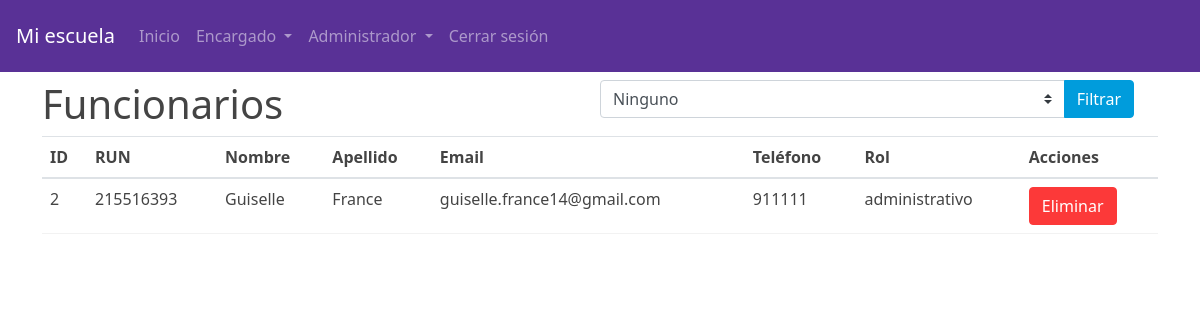
Page /ver_funcionarios.php (signed in) on the committed database.
### tables this page shows
CREATE TABLE `funcionarios` (
  `id` int(11) NOT NULL,
  `rut` varchar(15) NOT NULL,
  `nombre` varchar(50) NOT NULL,
  `apellido` varchar(50) NOT NULL,
  `area` enum('profesores','auxiliares','administrativo','inspectores','asistentes','apoyos') NOT NULL,
  `telefono` varchar(15) NOT NULL,
  `usuario_id` int(6) UNSIGNED NOT NULL
);

CREATE TABLE `users` (
  `id` int(6) UNSIGNED NOT NULL,
  `username` varchar(30) NOT NULL,
  `email` varchar(50) NOT NULL,
  `password` varchar(255) NOT NULL,
  `role` enum('usuario','admin','encargado','profesor') DEFAULT 'usuario'
);

### ver_funcionarios.php (the view, shortened to what this page needs)
<?php
require_once 'conexion.php';
if (isset($_POST['funcionarios_str'])) {
    $areastr = $_POST['funcionarios_str'];
    if ($areastr == 0) {
        $query2 = "SELECT f.*, u.email AS email FROM funcionarios f  JOIN users u ON f.usuario_id = u.id";
     } else {
        $query2 = "SELECT f.*, u.email AS email FROM funcionarios f  JOIN users u ON f.usuario_id = u.id WHERE area = '$areastr'";
     }
} else if (!isset($_POST['funcionarios_str']) || $_POST['funcionarios_str'] == 0) {
    $query2 = "SELECT f.*, u.email AS email FROM funcionarios f  JOIN users u ON f.usuario_id = u.id";
}
?>
<!DOCTYPE html>
<html lang="es">
<head>
    <?php require "head.php"; ?>
</head>
<body>
    <?php require "header.php"; ?>
    <div class="container pt-2">
        <div class="row">
            <div class="row">
                <div class="col-md-6">
                    <h1>Funcionarios</h1>
                </div>
                <div class="col-md-6">
                    <form action="ver_funcionarios.php" method="post" name="filtrar">
                        <div class="input-group">
                            <select class="custom-select" id="funcionarios_str" name="funcionarios_str"
                                aria-label="Example select with button addon">
                                <option value='0'>Ninguno</option>"
                            </select>
                            <div class="input-group-append">
                                <button class="btn btn-info" type="submit">Filtrar</button>
                            </div>
                        </div>
                    </form>
                </div>
            </div>
            <?php
            $resultado2 = mysqli_query($con, $query2);
            if (mysqli_num_rows($resultado2) > 0) {
                echo "<div class='table-responsive'>";
                echo "<table class='table'>";
                echo "<thead class='thead-info'>
                        <tr>
                            <th>ID</th>
                            <th>RUN</th>
                            <th>Nombre</th>
                            <th>Apellido</th>
                            <th>Email</th>
                            <th>Teléfono</th>
                            <th>Rol</th>
                            <th>Acciones</th>
                        </tr>
                    </thead>";
                echo "<tbody>";
                while ($fila = mysqli_fetch_assoc($resultado2)) {
                    echo "<tr>";
                    echo "<td>" . $fila['id'] . "</td>";
                    echo "<td>" . $fila['rut'] . "</td>";
                    echo "<td>" . $fila['nombre'] . "</td>";
                    echo "<td>" . $fila['apellido'] . "</td>";
                    echo "<td>" . $fila['email'] . "</td>";
                    echo "<td>" . $fila['telefono'] . "</td>";
                    echo "<td>" . $fila['area'] . "</td>";
                    if (isset($_SESSION['user_role']) && $_SESSION['user_role'] == 'admin' || $_SESSION['user_role'] == 'encargado') {
                        echo "<td><a class='btn btn-danger' href='eliminar_funcionario.php?id=" . $fila['id'] . "' onclick='return confirm(\"¿Está seguro de que desea eliminar este funcionario?\")'>Eliminar</a></td>";
                    } else {
                        echo "<td>n/a</td>";
                    }
                    echo "</tr>";
                }
                echo "</tbody>";
                echo "</table>";
                echo "</div>";
            } else {
                echo "
                <div class='alert alert-danger' role='alert'>
                    No se han encontrado categorías. <br> Si cree que es un error, comuniquese con el administrador
                </div>
              ";
            }
            ?>
        </div>
    </div>
</body>
</html>

### rows in the picture
funcionarios: id "2", rut "215516393", nombre "Guiselle", apellido "France", usuario.email "guiselle.france14@gmail.com", telefono "911111", area "administrativo"
